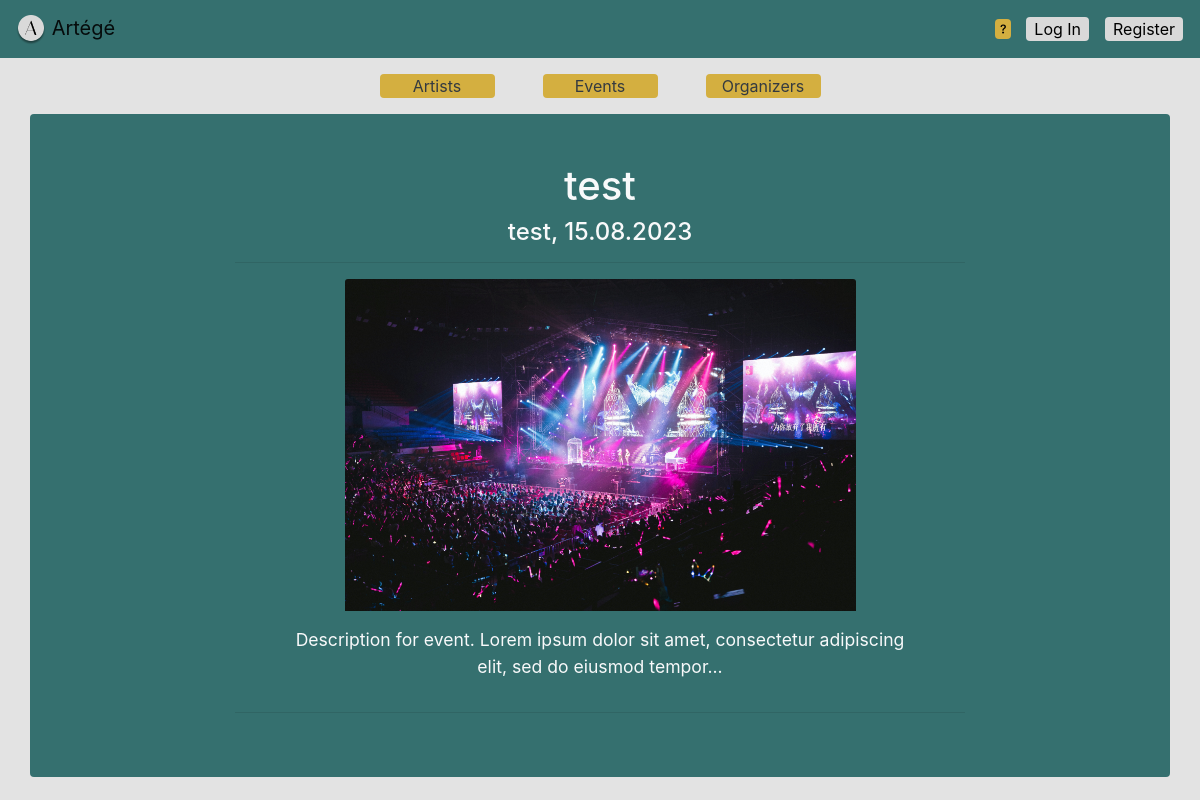
/event_details/1, run on the app's committed database.
### project_app/models.py (models this page shows)
class Event(models.Model):
    title = models.CharField(max_length=255)
    location = models.CharField(max_length=255)
    image = models.ImageField(upload_to="events", default="events/event1.jpg")
    date = models.DateTimeField()
    description = models.CharField(max_length=300, default="Description for event. Lorem ipsum dolor sit amet, consectetur adipiscing elit, sed do eiusmod tempor... ")
    available_tickets = models.IntegerField()
    artists = models.ManyToManyField(AppUser, related_name="artists")
    organizer = models.ForeignKey(AppUser, related_name="organizer", on_delete=models.CASCADE)

### project_app/views.py (the view)
# urls.py: path('event_details/<int:event_id>', views.event_details, name='event_details'),
def event_details(request, event_id):
    event = get_object_or_404(Event, pk=event_id)
    tickets = Ticket.objects.filter(event=event)
    return render(request, 'event_details.html', {'event': event, 'tickets': tickets})

### project_app/templates/event_details.html
{% extends "base_generic.html" %} {% block content %}
<div class="container rounded main-color">
    <div class="row justify-content-center align-items-center" style="min-height: 50vh;">
        <div class="col-md-8 py-5 text-center text-light">
            <h1>{{ event.title }}</h1>
            <h4>{{ event.location }}, {{ event.date.date|date:"d.m.Y" }}</h4>
            <hr>
            <img src="{{ MEDIA_URL }}{{ event.image.url }}" class="card-img-top" alt="Cover image" style="max-width: 70%;">
            <div class="col-md-12 py-3 px-5 d-flex align-items-center justify-content-center text-center text-light" style="font-size: 1.1em">
                {{ event.description }}
            </div>
            <hr>
        </div>
    </div>
</div>
{% endblock %}

### project_app/static/css/main.css (style rules this page uses)
.main-color { background-color: #35706F; }
.grey { background-color: #e3e3e3; }

### data on the page
Event: title "test", location "test", date "15.08.2023", image (picture), description "Description for event. Lorem ipsum dolor sit amet, consectetur adipiscing elit, sed do eiusmod tempor..."
